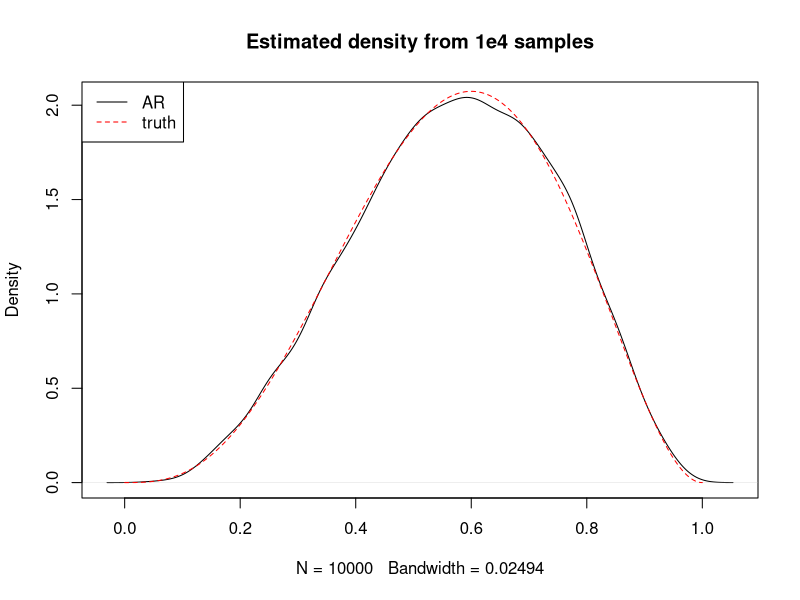
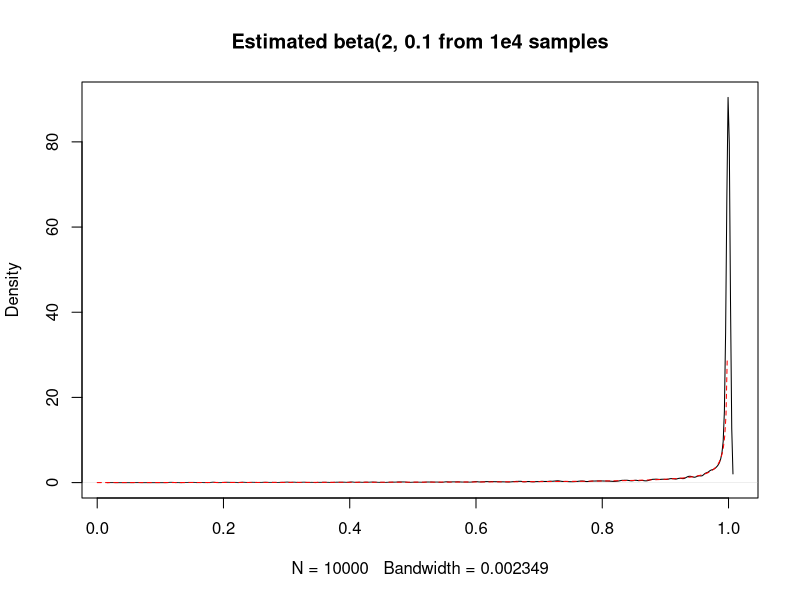

The R source for these figures, in order:
#########################
## Accept-reject for
## Beta(4,3) distribution
## Using U(0,1) proposal
#########################
set.seed(1)
## taking uniform(0,1) as the proposal
beta_ar <- function() 
{
  c <- 60 *(3/5)^3 * (2/5)^2 
  accept <- 0
  counter <- 0   # count the number of loop
  while(accept == 0)
  {
    counter <- counter + 1

    U <- runif(1)
    prop <- runif(1)
    ratio <- 60*(prop)^(3)*(1-prop)^(2)/c
    if(U <= ratio)
    {
      accept <- 1
      return(c(prop, counter))
    }
  }
}


### Obtaining 10^4 samples from Beta() distribution
N <- 1e4
samp <- numeric(length = N)
counts <- numeric(length = N)
for(i in 1:N)
{
  rep <-  beta_ar()
  samp[i] <-  rep[1]
  counts[i] <- rep[2]
}

# Make a plot of the estimated density from the samples
# versus the true density
x <- seq(0, 1, length = 500)
par(mfrow = c(1,1))
plot(density(samp), main = "Estimated density from 1e4 samples")
lines(x, dbeta(x, 4, 3) , col = "red", lty = 2) ## Complete this
legend("topleft", lty = 1:2, col = c("black", "red"), legend = c("AR", "truth"))

# This is c
(c <- 60 *(3/5)^3 * (2/5)^2)

# This is the mean number of loops required
mean(counts)

#They should be almost the same!


## question 2

#X be an conditional Exp(1)

density_x_cond <- function(x)
{
  return(exp(-x)/(1 - exp(-0.05)))
}

x_inv_transform <- function(x)
{
  return(-log(1 - (1 - exp(-0.05))*u))
}

N <- 1e3
u <- runif(N)
exp <- mean(x_inv_transform(u))
exp

## Question 5 : Beta(2, .1)

beta_ar <- function() 
{
  c <- (gamma(2.1)/(gamma(2)*gamma(0.1)*0.1))
  accept <- 0
  counter <- 0   # count the number of loop
  while(accept == 0)
  {
    counter <- counter + 1
    
    U <- runif(1)
    prop_temp <- runif(1)
    prop <- (1 - (1-prop_temp)^10)
    ratio <- prop
    if(U <= ratio)
    {
      accept <- 1
      return(c(prop, counter))
    }
  }
}
N <- 1e4
samp <- replicate(N, beta_ar()[1])
counts <- replicate(N, beta_ar()[2])

plot(density(samp), main = "Estimated beta(2, 0.1 from 1e4 samples")
x <- seq(0, 1, length = 500)
lines(x, dbeta(x, 2, 0.1), lty = 2, col = "red")


## question 6

## target = gamma( 4, 3) x in (0, inf)
## proposal = exp(lambda) x in (0, inf)


